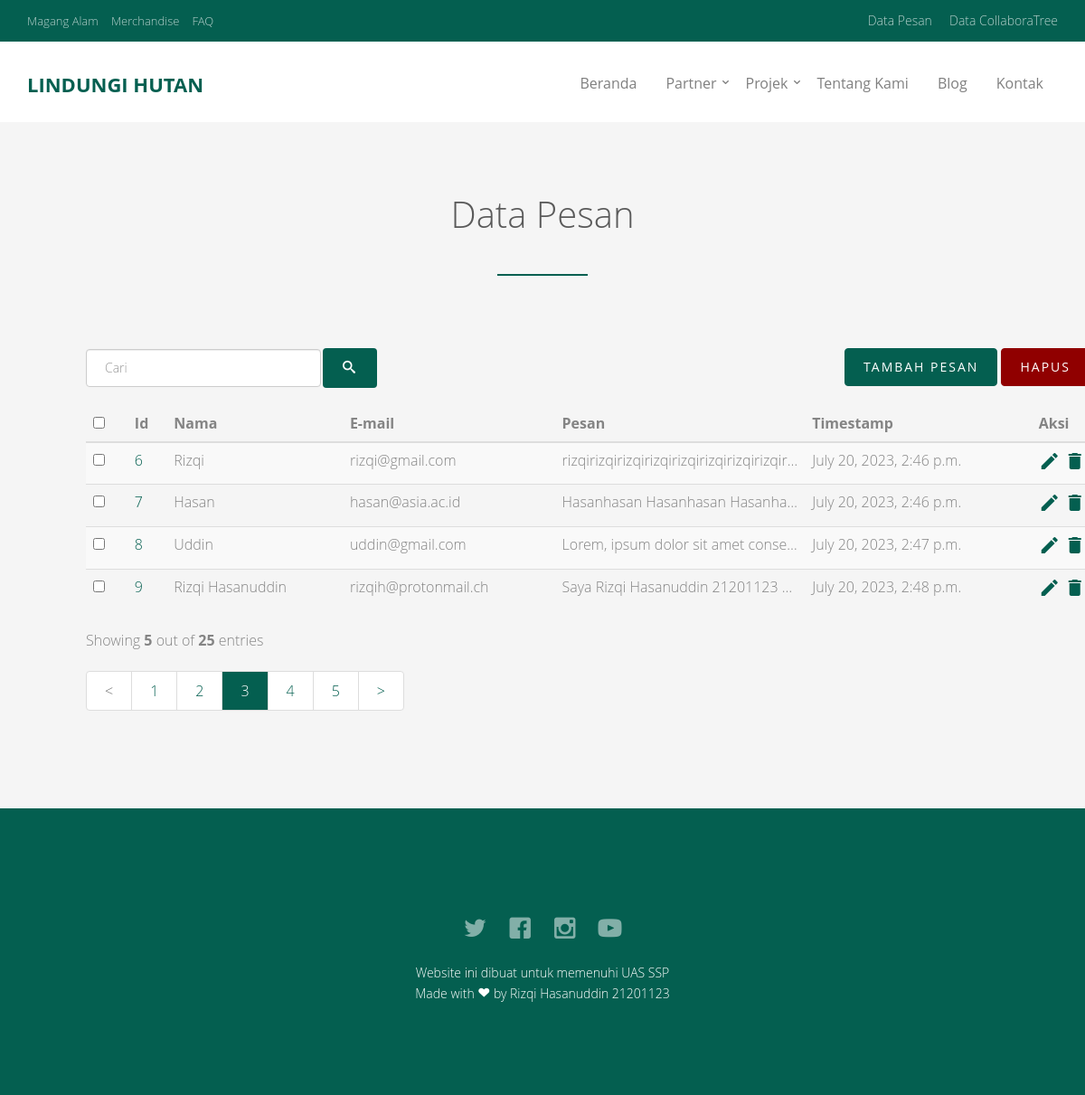
Screenshot of /Vpsn/ with the database file from the repository.
### pesan/models.py (models this page shows, shortened)
class Pesan(models.Model):
    nama = models.CharField(max_length=50)
    email = models.EmailField()
    pesan = models.CharField(max_length=250)
    waktu_posting = models.DateTimeField(auto_now_add=True)

### pesan/views.py (the view)
# urls.py: path('Vpsn/', Pesan_View, name="Daftar Pesan"),
def Pesan_View(requset):
    titlenya = "Daftar Pesan"
    pesans = Pesan.objects.all()
    konteks = {
        'pesans': pesans,
        'title': titlenya
    }
    return render(requset, 'tampil_pesan.html', konteks)

### templates/tampil_pesan.html (shortened to what this page needs)
{% extends 'base.html' %} {% block content %}
<section id="daftar-barang">
  <div id="fh5co-feature-product" class="fh5co-section-gray" style="padding: 5em">
    <div class="col-md-12 text-center heading-section" style="margin-top: 0%">
      <h3>Data Pesan</h3>
    </div>
    <section id="table-crud">
      <div class="container">
        <div class="table-wrapper">
          <div class="table-title">
            <div class="row">
              <div class="col-sm-6">
                <table>
                  <tr>
                    <td><input type="text" class="form-control" placeholder="Cari" style="width: 120%" /></td>
                    <td>
                      <button type="button" class="btn btn-primary icon-search3" style="margin-left: 45px">
                      </button>
                    </td>
                  </tr>
                </table>
              </div>
              <div class="col-sm-6" style="padding-left: 23%">
                <a href="/kontak" class="btn btn-success" data-toggle="modal" style="background-color: #045f50"> <span>Tambah Pesan</span></a>
                <a href="" class="btn btn-danger" data-toggle="modal" data-target="#hapus_psn-{{ Pesan.id }}" style="background-color: rgb(144, 0, 0)"><span>Hapus</span></a>
              </div>
            </div>
          </div>
          <table class="table table-striped table-hover" style="margin-top: 20px">
            <thead>
              <tr>
                <th>
                  <span class="custom-checkbox">
                    <input type="checkbox" id="selectAll" />
                  </span>
                </th>
                <th>Id</th>
                <th>Nama</th>
                <th>E-mail</th>
                <th>Pesan</th>
                <th>Timestamp</th>
                <th>Aksi</th>
              </tr>
            </thead>
            <tbody>
              {% for Pesan in pesans %}
              <tr class="{{ row_class }}">
                <td>
                  <span class="custom-checkbox">
                    <input type="checkbox" id="checkbox1" name="options[]" value="1" />
                  </span>
                </td>
                <td><a href="{% url 'ubah_psn' Pesan.id %}">{{ Pesan.id }}</a></td>
                <td>{{ Pesan.nama }}</td>
                <td>{{ Pesan.email }}</td>
                <td class="data-panjang">{{ Pesan.pesan }}</td>
                <td>{{ Pesan.waktu_posting }}</td>
                <td>
                  <a href="{% url 'ubah_psn' Pesan.id %}" class="edit" data-toggle="modal"><i class="material-icons" data-toggle="tooltip" title="Edit">&#xE254;</i></a>
                  <a href="" class="delete" data-toggle="modal" data-target="#hapus_psn-{{ Pesan.id }}"><i class="material-icons" data-toggle="tooltip" title="Delete">&#xE872;</i></a>
                </td>
              </tr>
              {% endfor %}
            </tbody>
          </table>
          <div class="clearfix">
            <div class="hint-text">Showing <b>5</b> out of <b>25</b> entries</div>
            <ul class="pagination">
              <li class="page-item disabled"><a href="#"><</a></li>
              <li class="page-item"><a href="#" class="page-link" style="color: #045f50">1</a></li>
              <li class="page-item"><a href="#" class="page-link" style="color: #045f50">2</a></li>
              <li class="page-item active"><a href="#" class="page-link" style="background-color: #045f50; border-color: #ddd">3</a></li>
              <li class="page-item"><a href="#" class="page-link" style="color: #045f50">4</a></li>
              <li class="page-item"><a href="#" class="page-link" style="color: #045f50">5</a></li>
              <li class="page-item"><a href="#" class="page-link" style="color: #045f50">></a></li>
            </ul>
          </div>
        </div>
      </div>
    </section>
  </div>
</section>
{% endblock %}

### static/css/icomoon.css (style rules this page uses)
[class^="icon-"], [class*=" icon-"] { font-family: 'icomoon' !important; speak: none; font-style: normal; font-weight: normal; font-variant: normal; text-transform: none; line-height: 1; -webkit-font-smoothing: antialiased; -moz-osx-font-smoothing: grayscale; }
.icon-search3:before { content: "\eb44"; }

### static/css/style.css (style rules this page uses)
body { font-family: "Open Sans", Arial, sans-serif; line-height: 1.6; font-size: 16px; background: #fff; color: #848484; font-weight: 300; overflow-x: hidden; }
a { color: #045f50; -webkit-transition: 0.5s, ease; -o-transition: 0.5s, ease; transition: 0.5s, ease; }
p, ul, ol { margin-bottom: 1.5em; font-size: 16px; color: #848484; font-family: "Open Sans", Arial, sans-serif; }
h1, h2, h3, h4, h5, h6 { color: #5a5a5a; font-family: "Open Sans", Arial, sans-serif; font-weight: 400; margin: 0 0 30px 0; }
.fh5co-section-gray { background: rgba(0, 0, 0, 0.04); }
.heading-section { padding-bottom: 1em; margin-bottom: 5em; }
.heading-section:after { position: absolute; content: ""; bottom: 0; left: 50%; width: 100px; margin-left: -50px; height: 2px; background: #045f50; }
.heading-section h3 { font-size: 40px; font-weight: 300; position: relative; }
#fh5co-feature-product { padding: 5em 0; }
.btn { -webkit-transition: 0.3s; -o-transition: 0.3s; transition: 0.3s; }
.btn { text-transform: uppercase; letter-spacing: 2px; -webkit-transition: 0.3s; -o-transition: 0.3s; transition: 0.3s; }
.btn.btn-primary { background: #045f50; color: #fff; border: none !important; border: 2px solid transparent !important; }
.data-panjang { max-width: 200px; white-space: nowrap; overflow: hidden; text-overflow: ellipsis; }

### templates/base.html (style rules this page uses)
table { overflow-x: auto; white-space: nowrap; }

### rows the page displays
Pesan: id "6", nama "Rizqi", email "rizqi@gmail.com", pesan "rizqirizqirizqirizqirizqirizqirizqirizqir…", waktu_posting "July 20, 2023, 2:46 p.m."
Pesan: id "7", nama "Hasan", email "hasan@asia.ac.id", pesan "Hasanhasan Hasanhasan Hasanha…", waktu_posting "July 20, 2023, 2:46 p.m."
Pesan: id "8", nama "Uddin", email "uddin@gmail.com", pesan "Lorem, ipsum dolor sit amet conse…", waktu_posting "July 20, 2023, 2:47 p.m."
Pesan: id "9", nama "Rizqi Hasanuddin", email "rizqih@protonmail.ch", pesan "Saya Rizqi Hasanuddin 21201123…", waktu_posting "July 20, 2023, 2:48 p.m."
